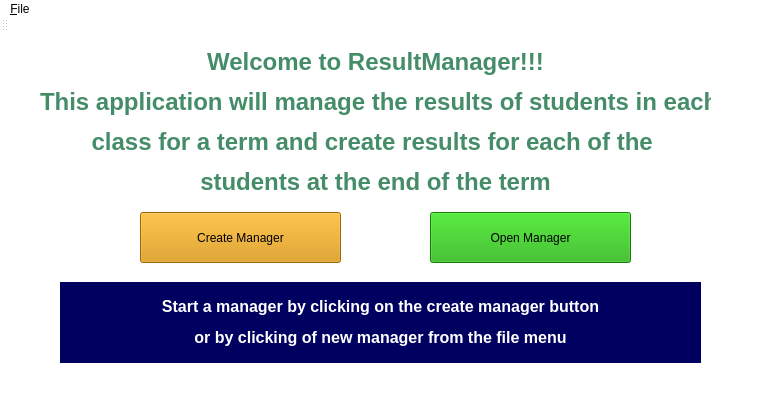
<?xml version="1.0" encoding="UTF-8"?>
<ui version="4.0">
 <class>GwFirstWindow</class>
 <widget class="QMainWindow" name="GwFirstWindow">
  <property name="geometry">
   <rect>
    <x>0</x>
    <y>0</y>
    <width>759</width>
    <height>396</height>
   </rect>
  </property>
  <property name="baseSize">
   <size>
    <width>720</width>
    <height>0</height>
   </size>
  </property>
  <property name="windowTitle">
   <string>GwFirstWindow</string>
  </property>
  <property name="styleSheet">
   <string notr="true">background-color: rgb(255, 255, 255);
border-color: rgb(85, 170, 127);</string>
  </property>
  <property name="animated">
   <bool>true</bool>
  </property>
  <widget class="QWidget" name="centralWidget">
   <widget class="QLabel" name="label">
    <property name="geometry">
     <rect>
      <x>40</x>
      <y>10</y>
      <width>671</width>
      <height>161</height>
     </rect>
    </property>
    <property name="styleSheet">
     <string notr="true">border-color: rgb(110, 157, 95);
color: rgb(255, 255, 255);
background-color: rgb(0, 0, 83);
background-color: rgb(255, 255, 255);</string>
    </property>
    <property name="text">
     <string>&lt;html&gt;&lt;head/&gt;&lt;body&gt;&lt;p align=&quot;center&quot;&gt;&lt;span style=&quot; font-size:18pt; font-weight:600; color:#458c68;&quot;&gt;Welcome to ResultManager!!!&lt;/span&gt;&lt;/p&gt;&lt;p align=&quot;center&quot;&gt;&lt;span style=&quot; font-size:18pt; font-weight:600; color:#458c68;&quot;&gt;This application will manage the results of students in each &lt;/span&gt;&lt;/p&gt;&lt;p align=&quot;center&quot;&gt;&lt;span style=&quot; font-size:18pt; font-weight:600; color:#458c68;&quot;&gt;class for a term and create results for each of the &lt;/span&gt;&lt;/p&gt;&lt;p align=&quot;center&quot;&gt;&lt;span style=&quot; font-size:18pt; font-weight:600; color:#458c68;&quot;&gt;students at the end of the term&lt;/span&gt;&lt;/p&gt;&lt;/body&gt;&lt;/html&gt;</string>
    </property>
   </widget>
   <widget class="QLabel" name="label_2">
    <property name="geometry">
     <rect>
      <x>60</x>
      <y>250</y>
      <width>641</width>
      <height>81</height>
     </rect>
    </property>
    <property name="styleSheet">
     <string notr="true">background-color: rgb(0, 0, 97);
color: rgb(255, 255, 255);</string>
    </property>
    <property name="text">
     <string>&lt;html&gt;&lt;head/&gt;&lt;body&gt;&lt;p align=&quot;center&quot;&gt;&lt;span style=&quot; font-size:12pt; font-weight:600;&quot;&gt;Start a manager by clicking on the create manager button&lt;/span&gt;&lt;/p&gt;&lt;p align=&quot;center&quot;&gt;&lt;span style=&quot; font-size:12pt; font-weight:600;&quot;&gt;or by clicking of new manager from the file menu&lt;/span&gt;&lt;/p&gt;&lt;/body&gt;&lt;/html&gt;</string>
    </property>
   </widget>
   <widget class="QPushButton" name="pushButton">
    <property name="geometry">
     <rect>
      <x>140</x>
      <y>180</y>
      <width>201</width>
      <height>51</height>
     </rect>
    </property>
    <property name="styleSheet">
     <string notr="true">border-color: rgb(24, 24, 24);
background-color: rgb(216, 144, 0);
alternate-background-color: qconicalgradient(cx:0.5, cy:0.5, angle:0, stop:0; rgba(85, 170, 127, 255), stop:1 rgba(255, 255, 255, 255));
alternate-background-color: rgb(0, 106, 0);
color: rgb(0, 0, 0);</string>
    </property>
    <property name="text">
     <string>Create Manager</string>
    </property>
   </widget>
   <widget class="QPushButton" name="openManagerPushButton">
    <property name="geometry">
     <rect>
      <x>430</x>
      <y>180</y>
      <width>201</width>
      <height>51</height>
     </rect>
    </property>
    <property name="styleSheet">
     <string notr="true">border-color: rgb(24, 24, 24);
background-color: rgb(29, 175, 7);
alternate-background-color: qconicalgradient(cx:0.5, cy:0.5, angle:0, stop:0; rgba(85, 170, 127, 255), stop:1 rgba(255, 255, 255, 255));
alternate-background-color: rgb(0, 106, 0);
color: rgb(0, 0, 0);</string>
    </property>
    <property name="text">
     <string>Open Manager</string>
    </property>
   </widget>
  </widget>
  <widget class="QMenuBar" name="menuBar">
   <property name="geometry">
    <rect>
     <x>0</x>
     <y>0</y>
     <width>759</width>
     <height>21</height>
    </rect>
   </property>
   <widget class="QMenu" name="menu_File">
    <property name="title">
     <string>&amp;File</string>
    </property>
    <addaction name="actionNewConnection"/>
    <addaction name="actionOpenConnection"/>
   </widget>
   <addaction name="menu_File"/>
  </widget>
  <widget class="QToolBar" name="mainToolBar">
   <attribute name="toolBarArea">
    <enum>TopToolBarArea</enum>
   </attribute>
   <attribute name="toolBarBreak">
    <bool>false</bool>
   </attribute>
  </widget>
  <widget class="QStatusBar" name="statusBar"/>
  <action name="actionNewConnection">
   <property name="text">
    <string>&amp;New Manager</string>
   </property>
  </action>
  <action name="actionOpenConnection">
   <property name="text">
    <string>&amp;Open Manager</string>
   </property>
  </action>
 </widget>
 <layoutdefault spacing="6" margin="11"/>
 <resources/>
 <connections/>
</ui>
